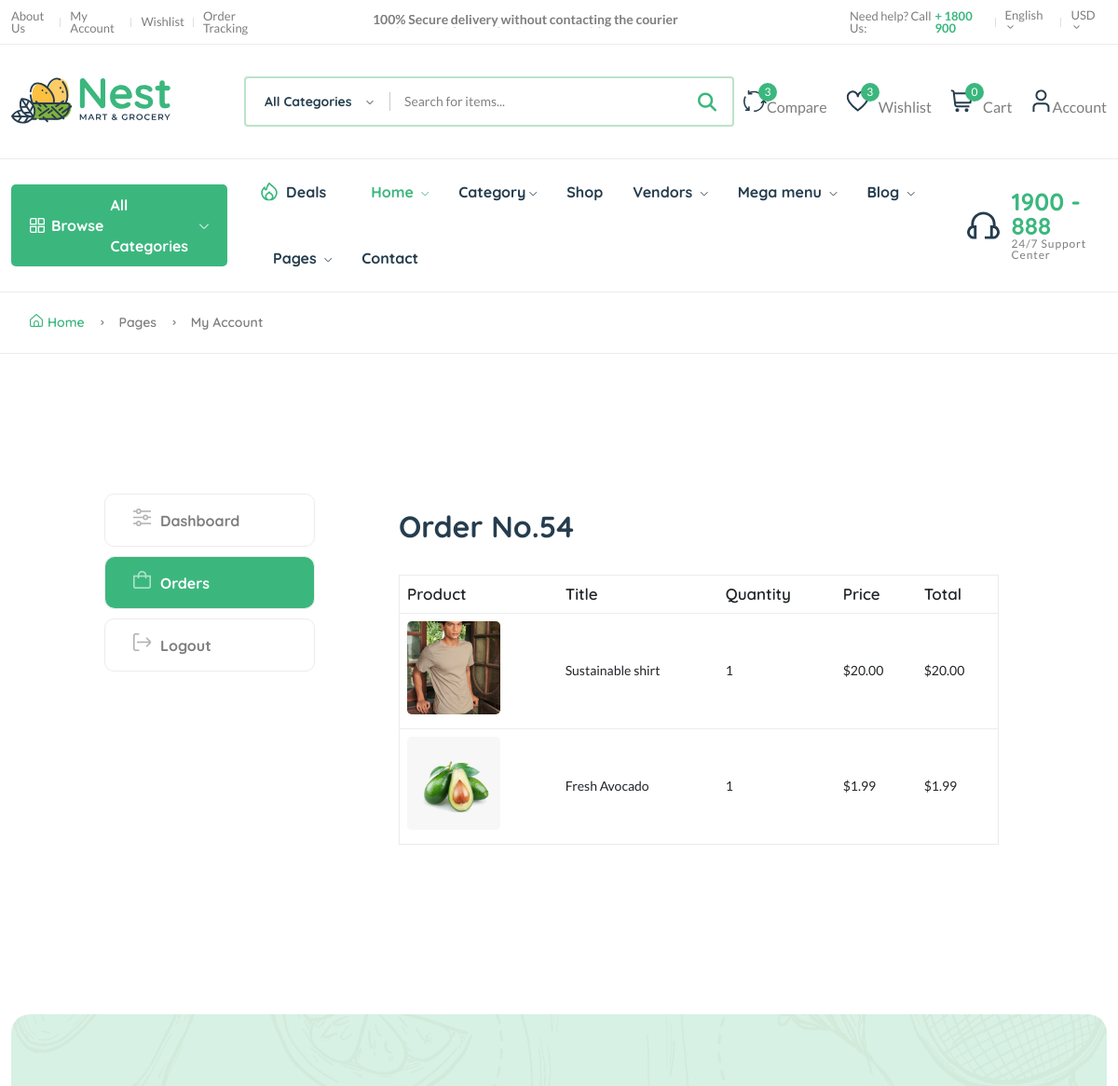
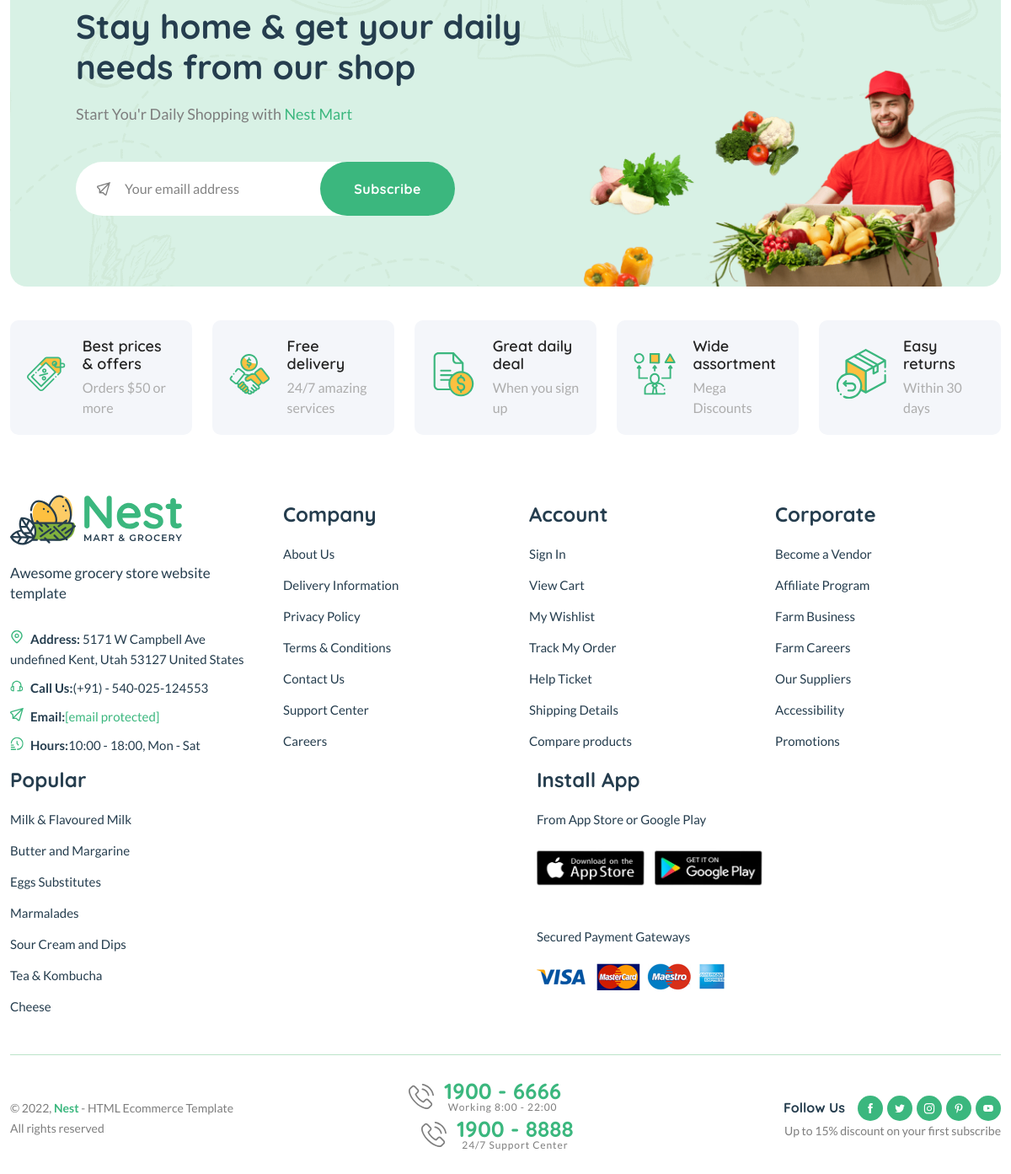
/dashboard/orders/54 (signed in), run on the app's committed database (2 pictures, top to bottom).
### core/models.py (models this page shows, shortened)
class CartOrder(models.Model):
    user = models.ForeignKey(User, on_delete=models.CASCADE, related_name="cart_orders")
    full_name = models.CharField(max_length=100, null=True, blank=True)
    email = models.EmailField(max_length=100, null=True, blank=True)
    phone = models.CharField(max_length=20, null=True, blank=True)
    address = models.CharField(max_length=100, null=True, blank=True)
    city = models.CharField(max_length=100, null=True, blank=True)
    state = models.CharField(max_length=100, null=True, blank=True)
    country = models.CharField(max_length=100, null=True, blank=True)
    price = models.DecimalField(max_digits=10, decimal_places=2, default="0.00")
    saved = models.DecimalField(max_digits=10, decimal_places=2, default="0.00")
    coupons = models.ManyToManyField(Coupon, blank=True)
    shipping_method = models.CharField(max_length=100, null=True, blank=True)
    tracking_id = models.CharField(max_length=100, null=True, blank=True)
    tracking_website_address = models.CharField(max_length=100, null=True, blank=True)
    paid_status = models.BooleanField(default=False)
    order_date = models.DateTimeField(auto_now_add=True)
    product_status = models.CharField(choices=STATUS_CHOICES, max_length=30, default="processing")
    sku = ShortUUIDField(null=True, blank=True, length=5, prefix="SKU", max_length=20)
    oid = ShortUUIDField(null=True, blank=True, length=5, prefix="SKU", max_length=20)
    stripe_payment_intent = models.CharField(max_length=1000, null=True, blank=True)
    class Meta:
        verbose_name_plural = "Cart Orders"

class CartOrderItem(models.Model):
    order = models.ForeignKey(CartOrder, on_delete=models.CASCADE, related_name="items")
    invoice_no = models.CharField(max_length=200)
    product_status = models.CharField(max_length=200)
    item = models.CharField(max_length=200)
    image = models.CharField(max_length=200)
    quantity = models.IntegerField(default=0)
    price = models.DecimalField(max_digits=10, decimal_places=2, default="1.99")
    total = models.DecimalField(max_digits=10, decimal_places=2, default="1.99")
    class Meta:
        verbose_name_plural = "Cart Order Items"

### core/views.py (the view)
# urls.py: path("dashboard/orders/<int:id>", views.order_detail, name="order-detail"),
@login_required()
def order_detail(request, id):
    try:
        order = CartOrder.objects.get(user=request.user, id=id)
        order_items = order.items.all()
        context = {
            "order_items": order_items,
            "order": order,
        }
        return render(request, 'core/order-detail.html', context)
    except CartOrder.DoesNotExist:
        raise Http404("Order does not exist.")

### core/context_processors.py (called while the page is built)
def default(request):
    categories = Category.objects.all()
    vendors = Vendor.objects.all()
    min_max_price = Product.objects.aggregate(Min("price"), Max("price"))
    user_wishlist = []
    if request.user.is_authenticated:
        user_wishlist = [item.product.pid for item in WishList.objects.filter(user=request.user)]
    try:
        address = Address.objects.get(user=request.user)
    except:
        address = None
    return {
        'categories': categories,
        'vendors': vendors,
        'address': address,
        'min_max_price': min_max_price,
        'user_wishlist': user_wishlist,
    }

### userauths/models.py (called while the page is built)
    def __str__(self):
        return self.username

### templates/core/order-detail.html (shortened to what this page needs)
{% extends 'partials/base.html' %}
{% load static %}
{% block content %}
    <main class="main pages">
        <div class="page-header breadcrumb-wrap">
            <div class="container">
                <div class="breadcrumb">
                    <a href="index.html" rel="nofollow"><i class="fi-rs-home mr-5"></i>Home</a>
                    <span></span> Pages <span></span> My Account
                </div>
            </div>
        </div>
        <div class="page-content pt-150 pb-150">
            <div class="container">
                <div class="row">
                    <div class="col-lg-10 m-auto">
                        <div class="row">
                            <div class="col-md-3">
                                <div class="dashboard-menu">
                                    <ul class="nav flex-column" role="tablist">
                                        <li class="nav-item">
                                            <a class="nav-link" id="dashboard-tab" href="{% url 'core:dashboard' %}" role="tab" aria-controls="dashboard" aria-selected="false"><i class="fi-rs-settings-sliders mr-10"></i>Dashboard</a>
                                        </li>
                                        <li class="nav-item">
                                            <a class="nav-link active" id="orders-tab" href="#orders" role="tab" aria-controls="orders" aria-selected="false"><i class="fi-rs-shopping-bag mr-10"></i>Orders</a>
                                        </li>
                                        <li class="nav-item">
                                            <a class="nav-link" href="{% url 'userauths:sign-out' %}"><i class="fi-rs-sign-out mr-10"></i>Logout</a>
                                        </li>
                                    </ul>
                                </div>
                            </div>
                            <div class="col-md-9">
                                <div class="tab-content account dashboard-content pl-50">
                                    <div class="tab-pane fade show active" id="orders" role="tabpanel" aria-labelledby="orders-tab">
                                        <div class="card">
                                            <div class="card-header">
                                                <h3 class="mb-0">Order No.{{order.id}}</h3>
                                            </div>
                                            <div class="card-body">
                                                <div class="table-responsive">
                                                    <table class="table">
                                                        <thead>
                                                            <tr>
                                                                <th>Product</th>
                                                                <th>Title</th>
                                                                <th>Quantity</th>
                                                                <th>Price</th>
                                                                <th>Total</th>
                                                            </tr>
                                                        </thead>
                                                        <tbody>
                                                            {% for item in order_items %}
                                                            <tr>
                                                                <td><img src="{{item.image}}" style="width: 100px; height: 100px; object-fit: cover; border-radius: 5px;" ></td>
                                                                <td>{{item.item}}</td>
                                                                <td>{{item.quantity}}</td>
                                                                <td>${{item.price}}</td>
                                                                <td>${{item.total}}</td>
                                                            </tr>
                                                            {% endfor %}
                                                        </tbody>
                                                    </table>
                                                </div>
                                            </div>
                                        </div>
                                    </div>
                                </div>
                            </div>
                        </div>
                    </div>
                </div>
            </div>
        </div>
    </main>
{% endblock %}

### data on the page
CartOrder: id "54"
CartOrderItem: image (picture), item "Sustainable shirt", quantity "1", price "20.00", total "20.00"
CartOrderItem: image (picture), item "Fresh Avocado", quantity "1", price "1.99", total "1.99"

### other printed values
{{ user_wishlist|length }} "3"
{{ request.session.cart_data_object|length }} "0"
